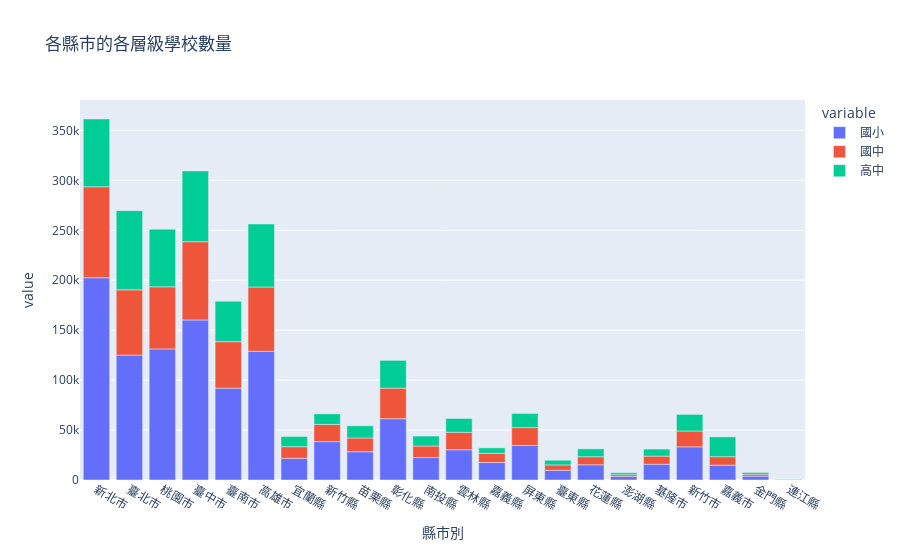

Notebook source saved alongside this figure:
### Code cell
import pandas as pd
import plotly.express as px

df = pd.read_csv('school.csv')
fig = px.bar(df, x='縣市別', y=['國小', '國中', '高中'], title='各縣市的各層級學校數量')
fig.show()

### Figure 1 — Plotly figure (JSON) as saved in the notebook; plotly's stock layout.template omitted (floating-point values rounded to 4 significant figures)
{"data": [{"alignmentgroup": "True", "hovertemplate": "variable=國小<br>縣市別=%{x}<br>value=%{y}<extra></extra>", "legendgroup": "國小", "marker": {"color": "#636efa", "pattern": {"shape": ""}}, "name": "國小", "offsetgroup": "國小", "orientation": "v", "showlegend": true, "textposition": "auto", "type": "bar", "x": ["新北市", "臺北市", "桃園市", "臺中市", "臺南市", "高雄市", "宜蘭縣", "新竹縣", "苗栗縣", "彰化縣", "南投縣", "雲林縣", "嘉義縣", "屏東縣", "臺東縣", "花蓮縣", "澎湖縣", "基隆市", "新竹市", "嘉義市", "金門縣", "連江縣"], "xaxis": "x", "y": [202529, 125093, 131258, 160242, 91967, 128846, 21720, 38429, 28275, 61364, 22481, 30256, 17571, 34546, 9768, 15242, 3485, 15795, 33197, 14883, 3878, 492], "yaxis": "y"}, {"alignmentgroup": "True", "hovertemplate": "variable=國中<br>縣市別=%{x}<br>value=%{y}<extra></extra>", "legendgroup": "國中", "marker": {"color": "#EF553B", "pattern": {"shape": ""}}, "name": "國中", "offsetgroup": "國中", "orientation": "v", "showlegend": true, "textposition": "auto", "type": "bar", "x": ["新北市", "臺北市", "桃園市", "臺中市", "臺南市", "高雄市", "宜蘭縣", "新竹縣", "苗栗縣", "彰化縣", "南投縣", "雲林縣", "嘉義縣", "屏東縣", "臺東縣", "花蓮縣", "澎湖縣", "基隆市", "新竹市", "嘉義市", "金門縣", "連江縣"], "xaxis": "x", "y": [91044, 65268, 62184, 78320, 46589, 64368, 11620, 17235, 13787, 30638, 11549, 17466, 9219, 17910, 5322, 8045, 1810, 8125, 15841, 8456, 1871, 247], "yaxis": "y"}, {"alignmentgroup": "True", "hovertemplate": "variable=高中<br>縣市別=%{x}<br>value=%{y}<extra></extra>", "legendgroup": "高中", "marker": {"color": "#00cc96", "pattern": {"shape": ""}}, "name": "高中", "offsetgroup": "高中", "orientation": "v", "showlegend": true, "textposition": "auto", "type": "bar", "x": ["新北市", "臺北市", "桃園市", "臺中市", "臺南市", "高雄市", "宜蘭縣", "新竹縣", "苗栗縣", "彰化縣", "南投縣", "雲林縣", "嘉義縣", "屏東縣", "臺東縣", "花蓮縣", "澎湖縣", "基隆市", "新竹市", "嘉義市", "金門縣", "連江縣"], "xaxis": "x", "y": [67859, 79306, 57577, 70839, 40367, 63059, 10217, 10534, 12220, 27770, 9973, 13856, 5418, 14172, 4704, 7871, 1965, 7048, 16609, 19849, 1768, 232], "yaxis": "y"}], "layout": {"barmode": "relative", "legend": {"title": {"text": "variable"}, "tracegroupgap": 0}, "title": {"text": "各縣市的各層級學校數量"}, "xaxis": {"anchor": "y", "domain": [0, 1], "title": {"text": "縣市別"}}, "yaxis": {"anchor": "x", "domain": [0, 1], "title": {"text": "value"}}}}
